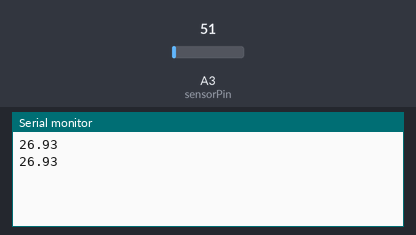
Simulated run of this sketch. Board: Arduino Uno, built with avr-gcc and run on an emulated ATmega328P. On the bench: the last lines printed to the serial monitor. Inputs (shaded band) come from the test bench; at power-on: A3 (sensorPin) = 51.

Above: at 10.8 s.
10.9 s: A3 (sensorPin) set to 61
At 20.6 s:
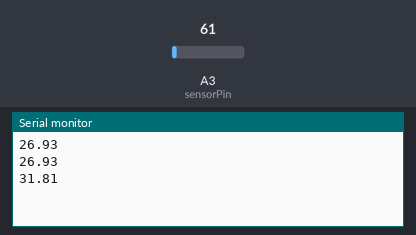
20.9 s: A3 (sensorPin) set to 71
At 30.6 s:
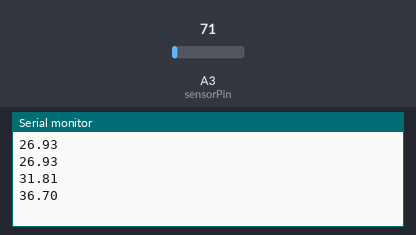
Timing chart, 0 to 32.1 s (numbered marks = the images above; inputs shaded):
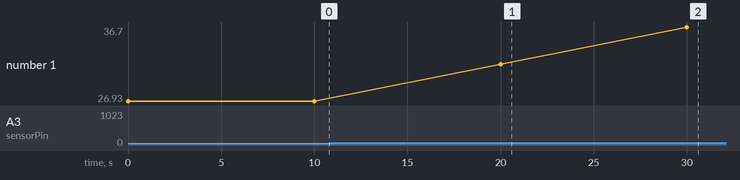

The sketch:

temp_sensor.ino
```cpp
/*
 * Source: https://github.com/IDI-PLab/plab-library/blob/master/PLabExamples/examples/07.OtherSensors/TemperatureRaw/TemperatureRaw.ino
 * TemperatureRaw
 *
 * Leser av temperaturen ved hjelp av analog temperaturssensor LM35.
 * Resultatet skrives ut til serielvindu.
 *
 * Kretsen:
 *   1 x LM35 analog temperatursensor
 * Oppkobling vises på wiki:
 * https://www.ntnu.no/wiki/display/plab/7.+LM35+Temperatursensor
 *
 *
 * Reads the temperature with the analogue sensor LM35.
 * The results are printed to serial output.
 *
 * Circuit:
 *   1 x LM35 analogue temperature sensor
 * How to connect curcuit can be seen here:
 * https://www.ntnu.no/wiki/display/plab/7.+LM35+Temperatursensor
 */

const int sensorPin = A3; // the analog pin the LM35's Vout (sense) pin is connected to
                          // the resolution is 10 mV / degree centigrade
void setup()
{
  Serial.begin(9600);  // Start the serial connection with the computer
                       // to view the result open the serial monitor
}

void loop()                     // run over and over again
{
  //getting the voltage reading from the temperature sensor
  int reading = analogRead(sensorPin);
  // converting that reading to voltage
  float voltage = (reading * 5.0) / 1023;
  float temperatureC = (voltage) * 100 + 2; // converting from 10 mv per degree with 2 degrees offset
  Serial.println(temperatureC);
  delay(10000); //waiting ten seconds
}
```

Measured:
- after the input at 10.9 s, the serial monitor: prints a new line after 9.1 s (image 1)
- after the input at 20.9 s, the serial monitor: prints a new line after 9.1 s (image 2)
- plotted number 1: 26.93 → 31.81 after the input at 10.9 s, 31.81 → 36.7 after the input at 20.9 s
